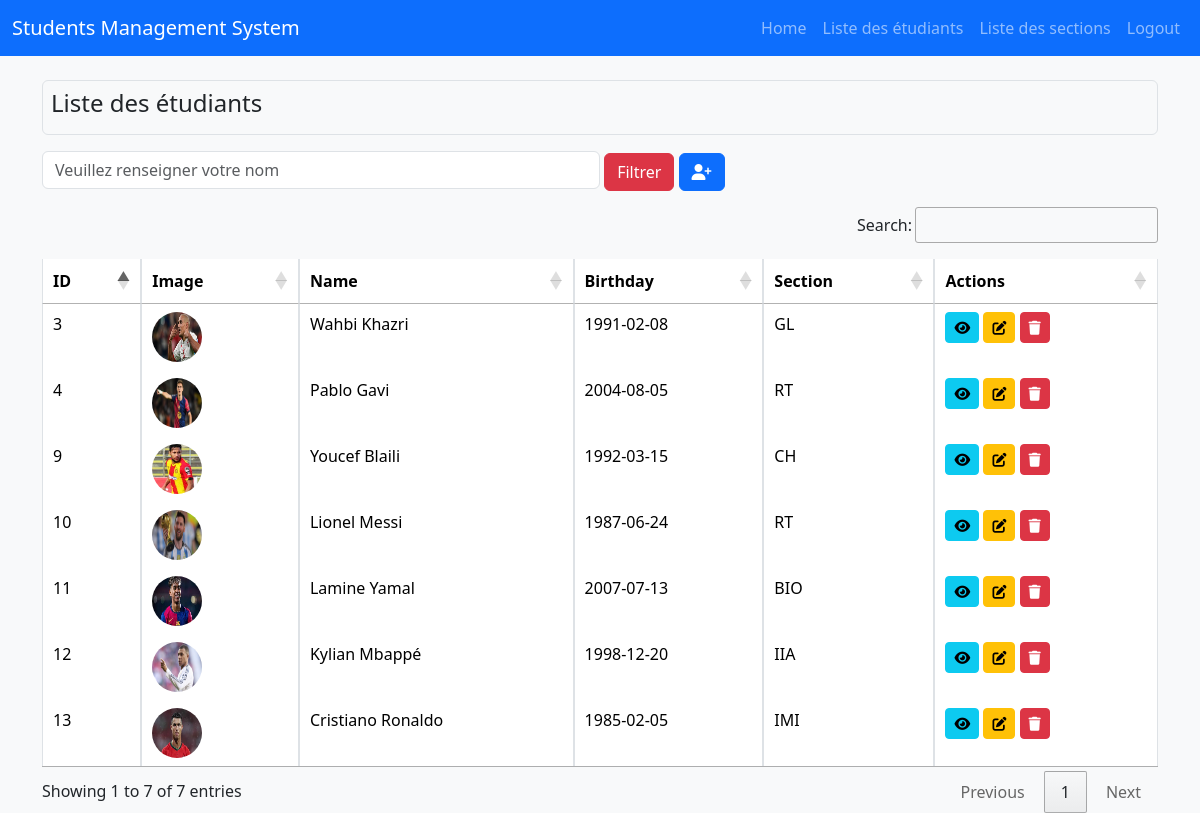
/views/listeEtudiants.php, run on the app's committed database.
### tables this page shows
CREATE TABLE `students` (
  `id` int NOT NULL,
  `name` varchar(100) NOT NULL,
  `birthday` date NOT NULL,
  `image` varchar(255) DEFAULT NULL,
  `section_id` int DEFAULT NULL
);

CREATE TABLE `sections` (
  `id` int NOT NULL,
  `designation` varchar(100) NOT NULL,
  `description` text
);

### views/listeEtudiants.php (the view, shortened to what this page needs)
<!DOCTYPE html>
<html lang="fr">
<?php
$bdd = ConnexionDB::getInstance();
$query = $bdd->query("SELECT students.id, students.name, students.birthday, students.image, sections.designation AS section, sections.id AS section_id
                      FROM students
                      JOIN sections ON students.section_id = sections.id");
$students = $query->fetchAll();
?>
<head>
    <link href="https://cdn.jsdelivr.net/npm/bootstrap@5.3.2/dist/css/bootstrap.min.css" rel="stylesheet">
    <link rel="stylesheet" href="https://cdn.datatables.net/1.13.4/css/jquery.dataTables.min.css">
    <link rel="stylesheet" href="style.css">
    <link rel="stylesheet" href="https://cdnjs.cloudflare.com/ajax/libs/font-awesome/6.4.2/css/all.min.css">
</head>
<body>
    <nav class="navbar navbar-expand-lg navbar-dark bg-primary">
        <div class="container-fluid">
            <a class="navbar-brand" href="#">Students Management System</a>
            <div class="collapse navbar-collapse" id="navbarNav">
                <ul class="navbar-nav ms-auto">
                    <li class="nav-item"><a class="nav-link" href="home.php">Home</a></li>
                    <li class="nav-item"><a class="nav-link" href="listeEtudiants.php">Liste des étudiants</a></li>
                    <li class="nav-item"><a class="nav-link" href="listeSections.php">Liste des sections</a></li>
                    <li class="nav-item"><a class="nav-link" href="login.php">Logout</a></li>
                </ul>
            </div>
        </div>
    </nav>
    <div class="container mt-4">
        <div class="container p-2 my-3
         border rounded bg-light">
            <h4>Liste des étudiants</h4>
        </div>
        <div class="mb-3">
            <input type="text" class="form-control d-inline-block w-50" placeholder="Veuillez renseigner votre nom">
            <button class="btn btn-danger">Filtrer</button>
            <a class="btn btn-primary" href="addStudent.php"><i class="fas fa-user-plus"></i></a>
        </div>
        <table id="studentsTable" class="table pt-3 table-bordered table-hover">
            <thead>
                <tr>
                    <th>ID</th>
                    <th>Image</th>
                    <th>Name</th>
                    <th>Birthday</th>
                    <th>Section</th>
                    <th>Actions</th>
                </tr>
            </thead>
            <tbody>
                <?php foreach ($students as $student): ?>
                    <tr>
                        <td><?php echo $student['id']; ?></td>
                        <td><img src="<?php echo "../uploads/" . $student['image']; ?>" class="rounded-circle" width="50" height="50"></td>
                        <td><?php echo $student['name']; ?></td>
                        <td><?php echo $student['birthday']; ?></td>
                        <td><?php echo $student['section']; ?></td>
                        <td>
                            <a class="btn btn-info btn-sm"><i class="fas fa-eye"></i></a>
                            <a class="btn btn-warning btn-sm" href="editStudent.php?id=<?php echo $student['id']; ?>&name=<?php echo urlencode($student['name']); ?>&birthday=<?php echo $student['birthday']; ?>&section=<?php echo $student['section_id']; ?>"><i class="fas fa-edit"></i></a>
                            <a class="btn btn-danger btn-sm" href="deleteStudent.php?id=<?php echo $student['id']; ?>" onclick="return confirm('Are you sure you want to delete this student?');"><i class="fas fa-trash"></i></a>
                        </td>
                    </tr>
                <?php endforeach; ?>
            </tbody>
        </table>
    </div>
</body>
</html>

### views/style.css (style rules this page uses)
body { background-color: #f8f9fa; }

### data on the page
students: id "3", image (picture), name "Wahbi Khazri", birthday "1991-02-08", section.designation "GL"
students: id "4", image (picture), name "Pablo Gavi", birthday "2004-08-05", section.designation "RT"
students: id "9", image (picture), name "Youcef Blaili", birthday "1992-03-15", section.designation "CH"
students: id "10", image (picture), name "Lionel Messi", birthday "1987-06-24", section.designation "RT"
students: id "11", image (picture), name "Lamine Yamal", birthday "2007-07-13", section.designation "BIO"
students: id "12", image (picture), name "Kylian Mbappé", birthday "1998-12-20", section.designation "IIA"
students: id "13", image (picture), name "Cristiano Ronaldo", birthday "1985-02-05", section.designation "IMI"
